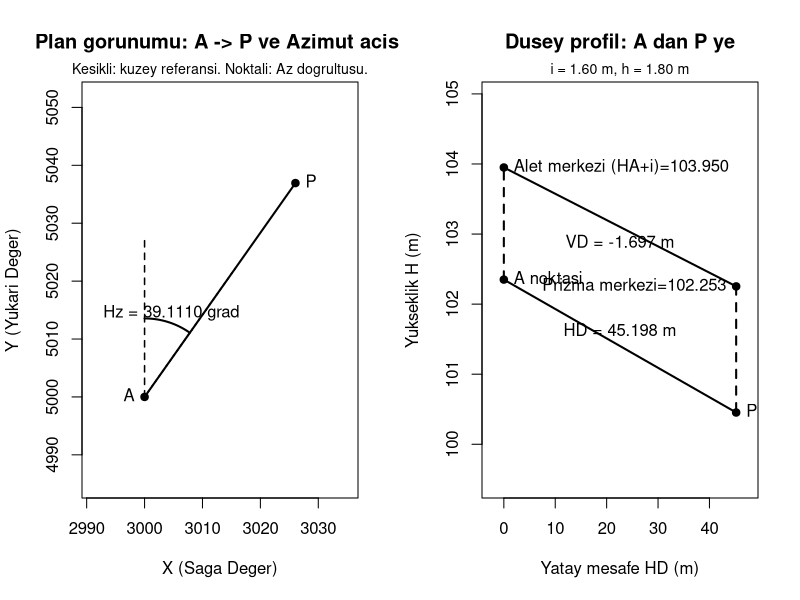

Recreate this plot in R.
# ============================================================
# Total Station (gon) -> hedef nokta koordinat + kot hesaplama
# + 2 grafik:
#   (1) Plan gorunumu: durulan nokta (A), bakilan nokta (P), Hz aci yayiyla gosterim
#   (2) Dusey profil:
#       - A zemin -> alet merkezi: kesikli dikey
#       - alet merkezi -> prizma merkezi: duz cizgi (gorusu dogrusu)
#       - prizma merkezi -> P zemin: kesikli dikey
# Turkce karakter YOK, ama Turkce yazi var.
# Birimler:
#   - Aci: gon (grad)
#   - Mesafe: metre
# Varsayim:
#   - Hz, backsight 0 yapildiktan sonra kuzey referansli azimut gibi kullanilir
#   - Y: northing, X: easting
# ============================================================

gon_to_rad <- function(gon) gon * pi / 200
rad_to_gon <- function(rad) rad * 200 / pi

# ------------------------------------------------------------
# Hesap fonksiyonu
# ------------------------------------------------------------
compute_target_point <- function(YA, XA, HA, Hz_gon, Z_gon, S_m, i_m, h_m) {
  Az_rad <- gon_to_rad(Hz_gon)
  Z_rad  <- gon_to_rad(Z_gon)
  
  # Zenit acisi Z ile
  HD <- S_m * sin(Z_rad)  # yatay mesafe
  VD <- S_m * cos(Z_rad)  # dusey bilesen (asagi negatif olabilir)
  
  # Koordinat farklari
  dX <- HD * sin(Az_rad)
  dY <- HD * cos(Az_rad)
  
  # Hedef nokta
  XP <- XA + dX
  YP <- YA + dY
  HP <- HA + i_m + VD - h_m
  
  list(
    angles_rad = list(Az_rad = Az_rad, Z_rad = Z_rad),
    intermediate = list(HD = HD, VD = VD, dX = dX, dY = dY),
    result = list(XP = XP, YP = YP, HP = HP)
  )
}

# ------------------------------------------------------------
# Grafik 1: Plan gorunumu + Hz acisi (kuzeye gore)
# ------------------------------------------------------------
plot_plan_hz <- function(XA, YA, XP, YP, Hz_gon, arc_radius = NULL) {
  dist_ap <- sqrt((XP - XA)^2 + (YP - YA)^2)
  if (dist_ap == 0) stop("A ve P ayni noktada olamaz.")
  if (is.null(arc_radius)) arc_radius <- 0.30 * dist_ap
  
  Az_rad <- gon_to_rad(Hz_gon)
  
  # Referans: kuzey (+Y) dogrultusu
  ref_len <- 0.60 * dist_ap
  x_ref <- XA
  y_ref <- YA + ref_len
  
  # Hz dogrultusu (A->P yonu ile uyumlu gosterim)
  x_tar <- XA + (XP - XA) / dist_ap * ref_len
  y_tar <- YA + (YP - YA) / dist_ap * ref_len
  
  # Aci yayi: 0 -> Az
  t <- seq(0, Az_rad, length.out = 160)
  arc_x <- XA + arc_radius * sin(t)
  arc_y <- YA + arc_radius * cos(t)
  
  pad <- 0.20 * dist_ap
  xlim <- range(c(XA, XP, x_ref, x_tar, arc_x)) + c(-pad, pad)
  ylim <- range(c(YA, YP, y_ref, y_tar, arc_y)) + c(-pad, pad)
  
  plot(NA, NA, xlim = xlim, ylim = ylim, asp = 1,
       xlab = "X (Saga Deger)", ylab = "Y (Yukari Deger)",
       main = "Plan gorunumu: A -> P ve Azimut acisi")
  
  # A->P dogrusu
  segments(XA, YA, XP, YP, lwd = 2)
  
  # Kuzey referansi (kesikli)
  segments(XA, YA, x_ref, y_ref, lty = 2, lwd = 1.5)
  
  # Hz dogrultusu (noktalı)
  segments(XA, YA, x_tar, y_tar, lty = 3, lwd = 1.5)
  
  # Hz aci yayi
  lines(arc_x, arc_y, lwd = 2)
  
  # Noktalar
  points(XA, YA, pch = 19)
  points(XP, YP, pch = 19)
  
  text(XA, YA, labels = "A", pos = 2)
  text(XP, YP, labels = "P", pos = 4)
  
  mid_t <- Az_rad / 2
  tx <- XA + (arc_radius * 1.12) * sin(mid_t)
  ty <- YA + (arc_radius * 1.12) * cos(mid_t)
  text(tx, ty, labels = sprintf("Hz = %.4f grad", Hz_gon))
  
  mtext("Kesikli: kuzey referansi. Noktali: Az dogrultusu.", side = 3, line = 0.2, cex = 0.85)
}

# ------------------------------------------------------------
# Grafik 2: Dusey profil (istenen cizim duzeni)
# - A zemin -> alet merkezi: kesikli dikey
# - alet merkezi -> prizma merkezi: duz cizgi
# - prizma merkezi -> P zemin: kesikli dikey
# ------------------------------------------------------------
plot_vertical_profile <- function(HA, i_m, h_m, HD, VD, HP) {
  H_inst <- HA + i_m
  H_prism_center <- HA + i_m + VD
  H_target_ground <- HP
  
  ymin <- min(HA, H_target_ground, H_inst, H_prism_center) - 1
  ymax <- max(HA, H_target_ground, H_inst, H_prism_center) + 1
  
  plot(NA, NA,
       xlim = c(-0.05 * HD, 1.05 * HD),
       ylim = c(ymin, ymax),
       xlab = "Yatay mesafe HD (m)",
       ylab = "Yukseklik H (m)",
       main = "Dusey profil: A dan P ye")
  
  # Istersen zemin hattini goster (A zemin -> P zemin)
  lines(c(0, HD), c(HA, H_target_ground), lwd = 2)
  
  # 1) A zemin -> alet merkezi (kesikli)
  segments(0, HA, 0, H_inst, lwd = 2, lty = 2)
  
  # 2) alet merkezi -> prizma merkezi (duz)
  segments(0, H_inst, HD, H_prism_center, lwd = 2, lty = 1)
  
  # 3) prizma merkezi -> P zemin (kesikli)
  segments(HD, H_prism_center, HD, H_target_ground, lwd = 2, lty = 2)
  
  # Noktalar ve etiketler
  points(0, HA, pch = 19); text(0, HA, "A noktasi", pos = 4)
  points(0, H_inst, pch = 19); text(0, H_inst, sprintf("Alet merkezi (HA+i)=%.3f", H_inst), pos = 4)
  points(HD, H_prism_center, pch = 19); text(HD, H_prism_center, sprintf("Prizma merkezi=%.3f", H_prism_center), pos = 2)
  points(HD, H_target_ground, pch = 19); text(HD, H_target_ground, sprintf("P noktasi (HP)=%.3f", HP), pos = 4)
  
  # Bilgi yazilari
  text(HD/2, (HA + H_target_ground)/2, labels = sprintf("HD = %.3f m", HD), pos = 3)
  text(HD/2, (H_inst + H_prism_center)/2, labels = sprintf("VD = %.3f m", VD), pos = 1)
  
  mtext(sprintf("i = %.2f m, h = %.2f m", i_m, h_m), side = 3, line = 0.2, cex = 0.85)
}

# ------------------------------------------------------------
# ORNEK: Senin sayilarinla calistir
# ------------------------------------------------------------
YA <- 5000.000
XA <- 3000.000
HA <- 102.350

i_m <- 1.60
h_m <- 1.80

S_m    <- 45.230
Z_gon  <- 102.389
Hz_gon <- 39.111

out <- compute_target_point(
  YA = YA, XA = XA, HA = HA,
  Hz_gon = Hz_gon, Z_gon = Z_gon,
  S_m = S_m, i_m = i_m, h_m = h_m
)

HD <- out$intermediate$HD
VD <- out$intermediate$VD
XP <- out$result$XP
YP <- out$result$YP
HP <- out$result$HP

cat("----- Ara hesaplar -----\n")
cat(sprintf("HD (m) = %.3f\n", HD))
cat(sprintf("VD (m) = %.3f\n", VD))
cat(sprintf("dX (m) = %.3f\n", out$intermediate$dX))
cat(sprintf("dY (m) = %.3f\n", out$intermediate$dY))

cat("\n----- Sonuc (P noktasi) -----\n")
cat(sprintf("XP = %.3f\n", XP))
cat(sprintf("YP = %.3f\n", YP))
cat(sprintf("HP = %.3f\n", HP))

# Grafikler
par(mfrow = c(1, 2))
plot_plan_hz(XA = XA, YA = YA, XP = XP, YP = YP, Hz_gon = Hz_gon)
plot_vertical_profile(HA = HA, i_m = i_m, h_m = h_m, HD = HD, VD = VD, HP = HP)
par(mfrow = c(1, 1))
